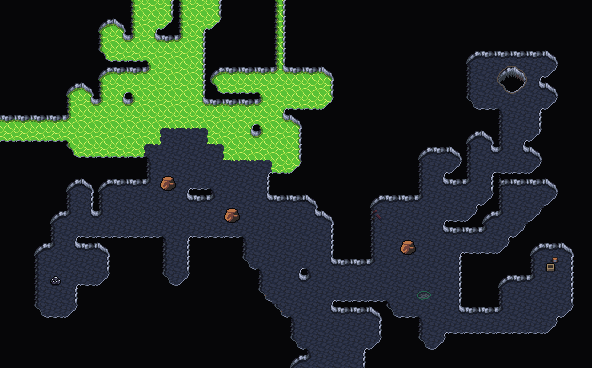

A 2D game scene composited from a Tiled map and its tileset images. What follows is a short description and the map's XML, with each tile layer's data collapsed to a summary:
An orthogonal 37x23 tile map with 16x16 px tiles, 4 tile layers (subsublaag, sublaag, slim, clutter), 2 tilesets and 29 objects.

<map version="1.10" tiledversion="1.10.1" orientation="orthogonal" renderorder="right-down" width="37" height="23" tilewidth="16" tileheight="16" infinite="0" nextlayerid="15" nextobjectid="135">
 <editorsettings>
  <export target="wastetown..tmx" format="tmx" />
 </editorsettings>
 <tileset firstgid="1" source="../tileset/main.tsx" />
 <tileset firstgid="10113" source="../tileset/buildings.tsx" />
 <layer id="13" name="subsublaag" width="37" height="23">
  <data>[851 cells, 63 non-empty, 12 distinct tile ids]</data>
 </layer>
 <layer id="10" name="sublaag" width="37" height="23">
  <data>[851 cells, 709 non-empty, 19 distinct tile ids]</data>
 </layer>
 <layer id="9" name="slim" width="37" height="23">
  <data>[851 cells, 513 non-empty, 31 distinct tile ids]</data>
 </layer>
 <layer id="12" name="clutter" width="37" height="23">
  <properties>
   <property name="spriteLayer" type="bool" value="true" />
  </properties>
  <data>[851 cells, 335 non-empty, 29 distinct tile ids]</data>
 </layer>
 <objectgroup id="11" name="obj">
  <object id="75" gid="303" x="506.5" y="325" width="16" height="16" />
  <object id="89" template="../obj/enemy.tx" x="132" y="219">
   <properties>
    <property name="enemy" value="Ooze" />
    <property name="threatRange" type="int" value="40" />
    <property name="waypoints" value="131,132" />
   </properties>
  </object>
  <object id="91" template="../obj/enemy.tx" x="400.659" y="222.385">
   <properties>
    <property name="enemy" value="Zombie" />
    <property name="threatRange" type="int" value="40" />
    <property name="waypoints" value="122,123,120" />
   </properties>
  </object>
  <object id="95" template="../obj/enemy.tx" x="55.1667" y="238.667">
   <properties>
    <property name="enemy" value="Cave Spider" />
    <property name="threatRange" type="int" value="40" />
   </properties>
  </object>
  <object id="96" template="../obj/enemy.tx" x="273.167" y="294.5">
   <properties>
    <property name="enemy" value="Skeleton" />
    <property name="threatRange" type="int" value="20" />
    <property name="waypoints" value="120,128" />
   </properties>
  </object>
  <object id="97" template="../obj/enemy.tx" x="281.666" y="232.167">
   <properties>
    <property name="enemy" value="Ooze" />
    <property name="threatRange" type="int" value="40" />
    <property name="waypoints" value="130,129" />
   </properties>
  </object>
  <object id="98" template="../obj/enemy.tx" x="508.5" y="130.5">
   <properties>
    <property name="enemy" value="Horror" />
    <property name="threatRange" type="int" value="40" />
   </properties>
  </object>
  <object id="100" template="../obj/enemy.tx" x="178.088" y="149.029">
   <properties>
    <property name="effect">{ "startBattleWithCardInCommandZone": [ "Slime Boss Effect"]
}</property>
    <property name="enemy" value="Ooze Boss" />
   </properties>
  </object>
  <object id="101" template="../obj/enemy.tx" x="476" y="330.333">
   <properties>
    <property name="enemy" value="Horror" />
    <property name="threatRange" type="int" value="40" />
    <property name="waypoints" value="127,121,120" />
   </properties>
  </object>
  <object id="104" template="../obj/gold.tx" x="532" y="73" />
  <object id="106" template="../obj/gold.tx" x="522.333" y="202.833" />
  <object id="107" template="../obj/gold.tx" x="169.5" y="276" />
  <object id="109" template="../obj/treasure.tx" x="476.75" y="76" />
  <object id="110" template="../obj/treasure.tx" x="545.5" y="289" />
  <object id="111" template="../obj/entry_up.tx" x="288" y="375" width="80" height="16">
   <properties>
    <property name="teleport" value="" />
   </properties>
  </object>
  <object id="117" template="../obj/manashards.tx" x="425.333" y="174" />
  <object id="118" template="../obj/manashards.tx" x="544.667" y="267" />
  <object id="119" template="../obj/manashards.tx" x="48" y="313.333" />
  <object id="120" template="../obj/waypoint.tx" x="421" y="263.667" />
  <object id="121" template="../obj/waypoint.tx" x="426" y="331.667" />
  <object id="122" template="../obj/waypoint.tx" x="379.333" y="222.333" />
  <object id="123" template="../obj/waypoint.tx" x="423.333" y="223" />
  <object id="127" template="../obj/waypoint.tx" x="531" y="329.667" />
  <object id="128" template="../obj/waypoint.tx" x="308.667" y="301" />
  <object id="129" template="../obj/waypoint.tx" x="229.667" y="190.667" />
  <object id="130" template="../obj/waypoint.tx" x="249.333" y="228" />
  <object id="131" template="../obj/waypoint.tx" x="161.667" y="222" />
  <object id="132" template="../obj/waypoint.tx" x="199.667" y="222.667" />
  <object id="134" template="../obj/booster.tx" x="84.6667" y="276.667">
   <properties>
    <property name="reward">[
  {
    "editions": [ "ZEN" ],
    "type": "card",
    "count": 10,
    "rarity": [ "Common" ]
  },
  {
    "editions": [ "ZEN" ],
    "type": "card",
    "count": 3,
    "rarity": [ "Uncommon" ]
  },
  {
    "editions": [ "ZEN" ],
    "type": "card",
    "count": 3,
    "rarity": [ "Rare", "Mythic Rare" ]
  }
]
</property>
   </properties>
  </object>
 </objectgroup>
</map>
